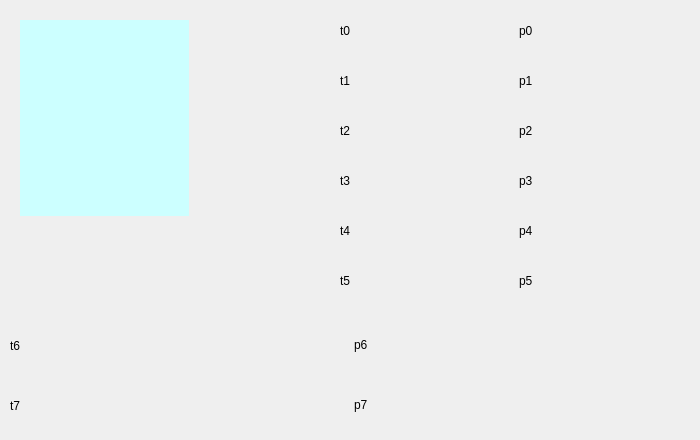
       <widget class="QWidget" name="tab_hs_userinfo_base_2">
        <attribute name="title">
         <string>مشخصات کاربر</string>
        </attribute>
        <widget class="QLabel" name="lbl_student_info_avatar">
         <property name="geometry">
          <rect>
           <x>20</x>
           <y>20</y>
           <width>169</width>
           <height>196</height>
          </rect>
         </property>
         <property name="styleSheet">
          <string notr="true">background-color: rgb(204,255,255);</string>
         </property>
         <property name="text">
          <string/>
         </property>
        </widget>
        <widget class="QWidget" name="horizontalLayoutWidget_37">
         <property name="geometry">
          <rect>
           <x>10</x>
           <y>320</y>
           <width>681</width>
           <height>51</height>
          </rect>
         </property>
         <layout class="QHBoxLayout" name="hs_hl_userinfo_tp6_2">
          <item>
           <widget class="QLabel" name="lbl_student_info_t_6">
            <property name="text">
             <string>t6</string>
            </property>
            <property name="wordWrap">
             <bool>true</bool>
            </property>
           </widget>
          </item>
          <item>
           <widget class="QLabel" name="lbl_student_info_p_6">
            <property name="text">
             <string>p6</string>
            </property>
            <property name="textFormat">
             <enum>Qt::RichText</enum>
            </property>
            <property name="wordWrap">
             <bool>true</bool>
            </property>
           </widget>
          </item>
         </layout>
        </widget>
        <widget class="QWidget" name="horizontalLayoutWidget_38">
         <property name="geometry">
          <rect>
           <x>340</x>
           <y>110</y>
           <width>351</width>
           <height>41</height>
          </rect>
         </property>
         <layout class="QHBoxLayout" name="hs_hl_userinfo_tp2_2">
          <item>
           <widget class="QLabel" name="lbl_student_info_t_2">
            <property name="text">
             <string>t2</string>
            </property>
           </widget>
          </item>
          <item>
           <widget class="QLabel" name="lbl_student_info_p_2">
            <property name="text">
             <string>p2</string>
            </property>
           </widget>
          </item>
         </layout>
        </widget>
        <widget class="QWidget" name="horizontalLayoutWidget_39">
         <property name="geometry">
          <rect>
           <x>340</x>
           <y>10</y>
           <width>351</width>
           <height>41</height>
          </rect>
         </property>
         <layout class="QHBoxLayout" name="hs_hl_userinfo_tp0_2">
          <item>
           <widget class="QLabel" name="lbl_student_info_t_0">
            <property name="text">
             <string>t0</string>
            </property>
           </widget>
          </item>
          <item>
           <widget class="QLabel" name="lbl_student_info_p_0">
            <property name="layoutDirection">
             <enum>Qt::LeftToRight</enum>
            </property>
            <property name="text">
             <string>p0</string>
            </property>
           </widget>
          </item>
         </layout>
        </widget>
        <widget class="QWidget" name="horizontalLayoutWidget_40">
         <property name="geometry">
          <rect>
           <x>340</x>
           <y>60</y>
           <width>351</width>
           <height>41</height>
          </rect>
         </property>
         <layout class="QHBoxLayout" name="hs_hl_userinfo_tp1_2">
          <item>
           <widget class="QLabel" name="lbl_student_info_t_1">
            <property name="text">
             <string>t1</string>
            </property>
           </widget>
          </item>
          <item>
           <widget class="QLabel" name="lbl_student_info_p_1">
            <property name="text">
             <string>p1</string>
            </property>
           </widget>
          </item>
         </layout>
        </widget>
        <widget class="QWidget" name="horizontalLayoutWidget_41">
         <property name="geometry">
          <rect>
           <x>340</x>
           <y>160</y>
           <width>351</width>
           <height>41</height>
          </rect>
         </property>
         <layout class="QHBoxLayout" name="hs_hl_userinfo_tp3_2">
          <item>
           <widget class="QLabel" name="lbl_student_info_t_3">
            <property name="text">
             <string>t3</string>
            </property>
           </widget>
          </item>
          <item>
           <widget class="QLabel" name="lbl_student_info_p_3">
            <property name="text">
             <string>p3</string>
            </property>
           </widget>
          </item>
         </layout>
        </widget>
        <widget class="QWidget" name="horizontalLayoutWidget_42">
         <property name="geometry">
          <rect>
           <x>340</x>
           <y>210</y>
           <width>351</width>
           <height>41</height>
          </rect>
         </property>
         <layout class="QHBoxLayout" name="hs_hl_userinfo_tp4_2">
          <item>
           <widget class="QLabel" name="lbl_student_info_t_4">
            <property name="text">
             <string>t4</string>
            </property>
           </widget>
          </item>
          <item>
           <widget class="QLabel" name="lbl_student_info_p_4">
            <property name="text">
             <string>p4</string>
            </property>
           </widget>
          </item>
         </layout>
        </widget>
        <widget class="QWidget" name="horizontalLayoutWidget_43">
         <property name="geometry">
          <rect>
           <x>10</x>
           <y>380</y>
           <width>681</width>
           <height>51</height>
          </rect>
         </property>
         <layout class="QHBoxLayout" name="hs_hl_userinfo_tp7_2">
          <item>
           <widget class="QLabel" name="lbl_student_info_t_7">
            <property name="text">
             <string>t7</string>
            </property>
            <property name="wordWrap">
             <bool>true</bool>
            </property>
           </widget>
          </item>
          <item>
           <widget class="QLabel" name="lbl_student_info_p_7">
            <property name="text">
             <string>p7</string>
            </property>
            <property name="textFormat">
             <enum>Qt::RichText</enum>
            </property>
            <property name="wordWrap">
             <bool>true</bool>
            </property>
           </widget>
          </item>
         </layout>
        </widget>
        <widget class="QWidget" name="horizontalLayoutWidget_44">
         <property name="geometry">
          <rect>
           <x>340</x>
           <y>260</y>
           <width>351</width>
           <height>41</height>
          </rect>
         </property>
         <layout class="QHBoxLayout" name="hs_hl_userinfo_tp5_2">
          <item>
           <widget class="QLabel" name="lbl_student_info_t_5">
            <property name="text">
             <string>t5</string>
            </property>
           </widget>
          </item>
          <item>
           <widget class="QLabel" name="lbl_student_info_p_5">
            <property name="text">
             <string>p5</string>
            </property>
           </widget>
          </item>
         </layout>
        </widget>
       </widget>
